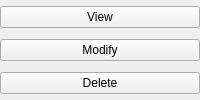
                    <widget class="QWidget" name="widget_4" native="true">
                     <property name="sizePolicy">
                      <sizepolicy hsizetype="Fixed" vsizetype="Preferred">
                       <horstretch>0</horstretch>
                       <verstretch>0</verstretch>
                      </sizepolicy>
                     </property>
                     <property name="minimumSize">
                      <size>
                       <width>110</width>
                       <height>0</height>
                      </size>
                     </property>
                     <layout class="QVBoxLayout" name="verticalLayout_9">
                      <property name="spacing">
                       <number>5</number>
                      </property>
                      <property name="leftMargin">
                       <number>0</number>
                      </property>
                      <property name="topMargin">
                       <number>0</number>
                      </property>
                      <property name="rightMargin">
                       <number>0</number>
                      </property>
                      <property name="bottomMargin">
                       <number>0</number>
                      </property>
                      <item>
                       <widget class="QPushButton" name="ViewStaff">
                        <property name="text">
                         <string>View</string>
                        </property>
                       </widget>
                      </item>
                      <item>
                       <widget class="QPushButton" name="ModifyStaff">
                        <property name="text">
                         <string>Modify</string>
                        </property>
                       </widget>
                      </item>
                      <item>
                       <widget class="QPushButton" name="DeleteStaff">
                        <property name="text">
                         <string>Delete</string>
                        </property>
                       </widget>
                      </item>
                     </layout>
                    </widget>
